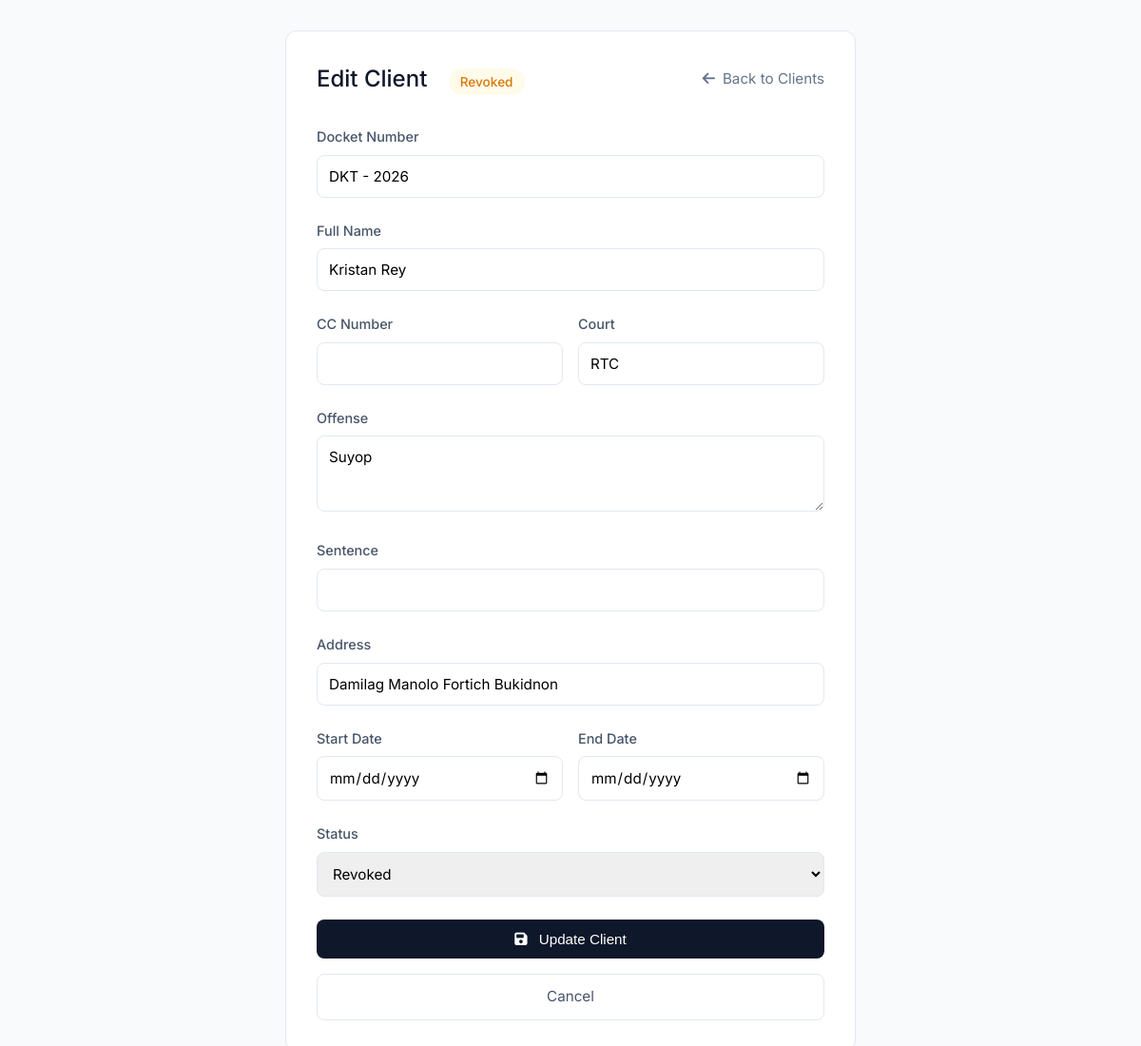
The page /edit_probationer.php?id=23 (signed in) on the database as committed earlier.
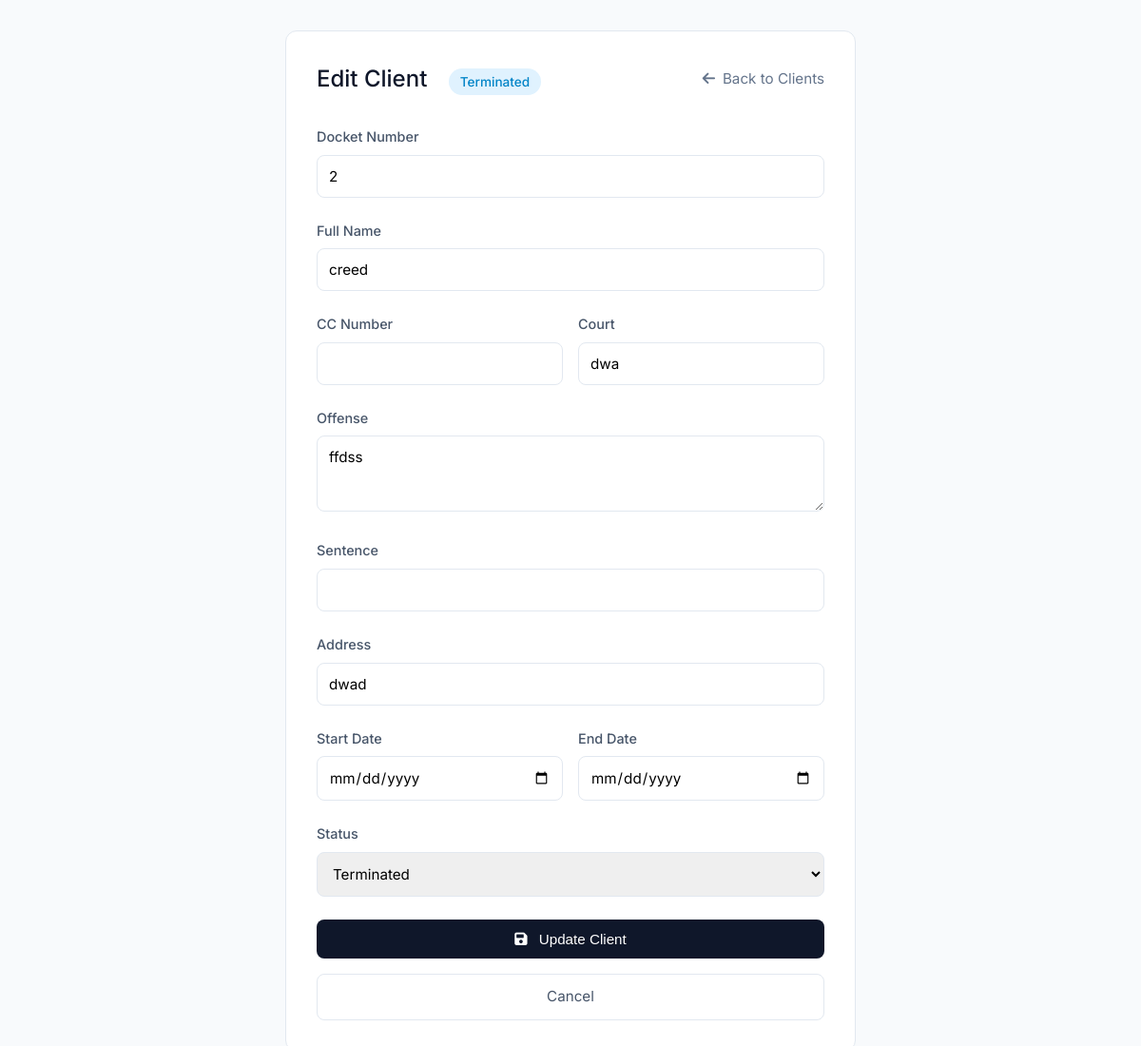
The same page on the database as committed later.
### tables this page shows
CREATE TABLE `clients` (
  `id` int(11) NOT NULL,
  `docket_number` varchar(50) DEFAULT NULL,
  `name` varchar(100) DEFAULT NULL,
  `cc_number` varchar(50) DEFAULT NULL,
  `court` varchar(100) DEFAULT NULL,
  `offense` varchar(100) DEFAULT NULL,
  `sentence` varchar(100) DEFAULT NULL,
  `address` text DEFAULT NULL,
  `status` varchar(50) DEFAULT NULL,
  `created_at` timestamp NOT NULL DEFAULT current_timestamp(),
  `start_date` date DEFAULT NULL,
  `end_date` date DEFAULT NULL,
  `payment` decimal(10,2) DEFAULT 0.00,
  `pi_case_id` int(11) DEFAULT NULL,
  `ps_case_id` int(11) DEFAULT NULL,
  `case_status` varchar(50) DEFAULT 'Pending',
  `phone_number` varchar(20) DEFAULT NULL
);

### edit_probationer.php (the view, shortened to what this page needs)
<?php
include 'config/database.php';
$id = mysqli_real_escape_string($conn, $_GET['id']);
$client = mysqli_query($conn, "SELECT * FROM clients WHERE id='$id'");
$row = mysqli_fetch_assoc($client);
?>
<!DOCTYPE html>
<html lang="en">
<head>
    <link rel="stylesheet" href="https://cdnjs.cloudflare.com/ajax/libs/font-awesome/6.0.0/css/all.min.css">
</head>
<body>
    <div class="container">
        <div class="header">
            <h1>
                Edit Client
                <span class="status-badge status-<?php echo $row['status']; ?>">
                    <?php echo $row['status']; ?>
                </span>
            </h1>
            <a href="clients.php" class="back-link">
                <i class="fas fa-arrow-left"></i>
                Back to Clients
            </a>
        </div>
        <form method="POST">
            <div class="form-group">
                <label>Docket Number</label>
                <input type="text" name="docket_number" value="<?php echo htmlspecialchars($row['docket_number']); ?>" required>
            </div>
            <div class="form-group">
                <label>Full Name</label>
                <input type="text" name="name" value="<?php echo htmlspecialchars($row['name']); ?>" required>
            </div>
            <div class="form-row">
                <div class="form-group">
                    <label>CC Number</label>
                    <input type="text" name="cc_number" value="<?php echo htmlspecialchars($row['cc_number']); ?>">
                </div>
                <div class="form-group">
                    <label>Court</label>
                    <input type="text" name="court" value="<?php echo htmlspecialchars($row['court']); ?>" required>
                </div>
            </div>
            <div class="form-group">
                <label>Offense</label>
                <textarea name="offense" required><?php echo htmlspecialchars($row['offense']); ?></textarea>
            </div>
            <div class="form-group">
                <label>Sentence</label>
                <input type="text" name="sentence" value="<?php echo htmlspecialchars($row['sentence']); ?>" required>
            </div>
            <div class="form-group">
                <label>Address</label>
                <input type="text" name="address" value="<?php echo htmlspecialchars($row['address']); ?>" required>
            </div>
            <div class="form-row">
                <div class="form-group">
                    <label>Start Date</label>
                    <input type="date" name="start_date" value="<?php echo $row['start_date']; ?>" required>
                </div>
                <div class="form-group">
                    <label>End Date</label>
                    <input type="date" name="end_date" value="<?php echo $row['end_date']; ?>" required>
                </div>
            </div>
            <div class="form-group">
                <label>Status</label>
                <select name="status">
                    <option value="Terminated" <?php echo $row['status'] == 'Terminated' ? 'selected' : ''; ?>>Terminated</option>
                    <option value="Revoked" <?php echo $row['status'] == 'Revoked' ? 'selected' : ''; ?>>Revoked</option>
                </select>
            </div>
            <button type="submit" name="update_client" class="btn">
                <i class="fas fa-save" style="margin-right: 8px;"></i>
                Update Client
            </button>
            <a href="clients.php" class="btn btn-secondary" style="display: block; text-align: center; text-decoration: none;">
                Cancel
            </a>
        </form>
    </div>
</body>
</html>

Rows that differ between the two databases and show on the page:
changed clients: status "Revoked" → "Terminated"; docket_number "DKT - 2026" → "2"; name "Kristan Rey" → "creed"; court "RTC" → "dwa"; offense "Suyop" → "ffdss"; address "Damilag Manolo Fortich Bukidnon" → "dwad"
